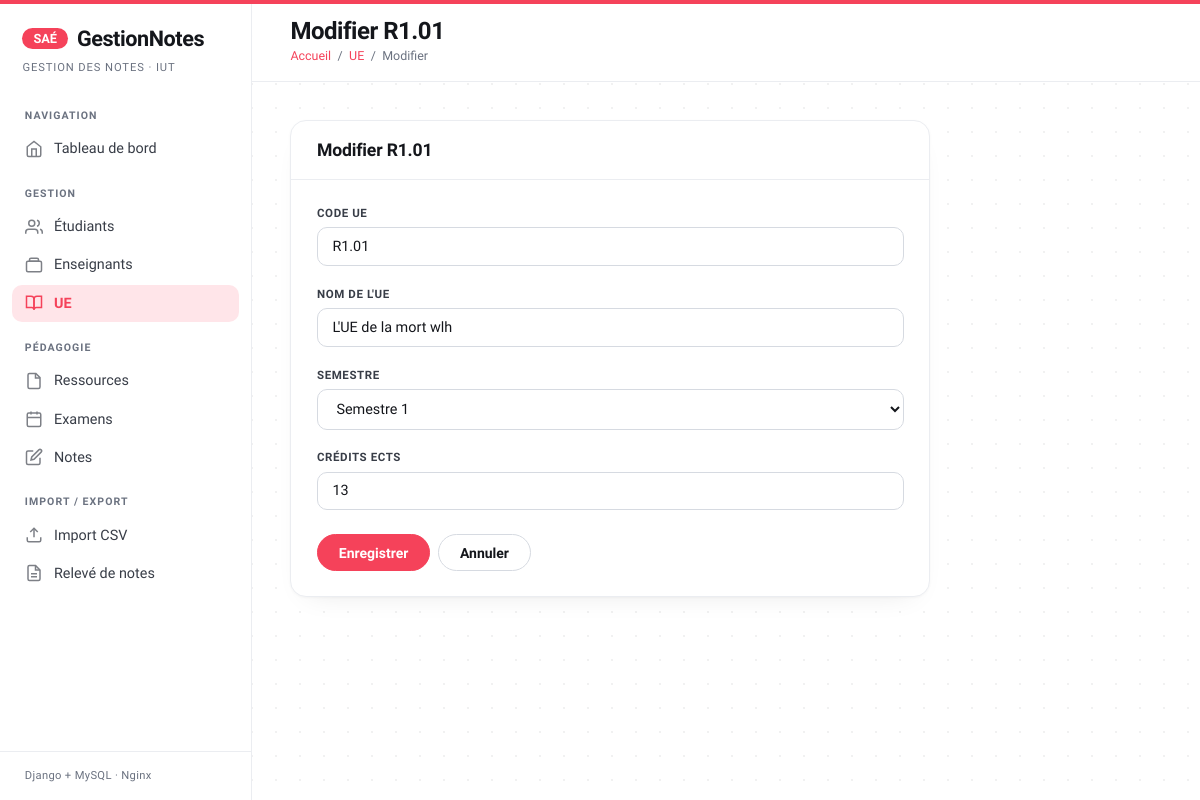
The app's page /ue/R1.01/modifier/ with its own data.
### notes_app/models.py (models this page shows, shortened)
class UE(models.Model):
    SEMESTRES = [
        ('S1', 'Semestre 1'),
        ('S2', 'Semestre 2'),
        ('S3', 'Semestre 3'),
        ('S4', 'Semestre 4'),
        ('S5', 'Semestre 5'),
        ('S6', 'Semestre 6'),
    ]
    code_ue = models.CharField(
        max_length=20,
        primary_key=True,
        verbose_name="Code UE"
    )
    nom = models.CharField(max_length=200, verbose_name="Nom de l'UE")
    semestre = models.CharField(
        max_length=2,
        choices=SEMESTRES,
        verbose_name="Semestre"
    )
    credits_ects = models.PositiveSmallIntegerField(
        verbose_name="Crédits ECTS",
        validators=[MinValueValidator(1), MaxValueValidator(30)]
    )
    class Meta:
        db_table = 'ue'
        verbose_name = "UE"
        verbose_name_plural = "UE"
        ordering = ['semestre', 'code_ue']

### notes_app/views.py (the view)
def ue_modifier(request, pk):
    ue = get_object_or_404(UE, pk=pk)
    if request.method == 'POST':
        form = UEForm(request.POST, instance=ue)
        if form.is_valid():
            form.save()
            messages.success(request, f'UE {ue.code_ue} modifiée.')
            return redirect('ue_liste')
        else:
            messages.error(request, 'Erreur dans le formulaire.')
    else:
        form = UEForm(instance=ue)
    return render(request, 'notes_app/ue_form.html', {
        'form': form,
        'ue': ue,
        'titre_page': f'Modifier {ue.code_ue}',
        'action': 'Modifier',
    })

### notes_app/forms.py
class UEForm(forms.ModelForm):
    class Meta:
        model = UE
        fields = ['code_ue', 'nom', 'semestre', 'credits_ects']
        widgets = {
            'code_ue': forms.TextInput(attrs={
                'class': 'form-control',
                'placeholder': 'Ex: R1.01'
            }),
            'nom': forms.TextInput(attrs={
                'class': 'form-control',
                'placeholder': 'Intitulé complet de l\'UE'
            }),
            'semestre': forms.Select(attrs={
                'class': 'form-select'
            }),
            'credits_ects': forms.NumberInput(attrs={
                'class': 'form-control',
                'min': 1,
                'max': 30
            }),
        }
        labels = {
            'code_ue': 'Code UE',
            'nom': 'Nom de l\'UE',
            'semestre': 'Semestre',
            'credits_ects': 'Crédits ECTS',
        }

### notes_app/templates/notes_app/ue_form.html (shortened to what this page needs)
{% extends 'notes_app/base.html' %}
{% block titre_page %}{{ titre_page }}{% endblock %}
{% block breadcrumb %}
  <span>/</span> <a href="{% url 'ue_liste' %}">UE</a>
  <span>/</span> <span>{{ action }}</span>
{% endblock %}
{% block content %}
<div class="card" style="max-width:640px">
  <div class="card-header">
    <h2 class="card-title">{{ titre_page }}</h2>
  </div>
  <div class="card-body">
    <form method="post">
      {% for field in form %}
      <div class="form-group">
        <label for="{{ field.id_for_label }}">{{ field.label }}</label>
        {{ field }}
      </div>
      {% endfor %}
      <div style="display:flex;gap:.5rem;margin-top:1.5rem">
        <button type="submit" class="btn btn-primary">Enregistrer</button>
        <a href="{% url 'ue_liste' %}" class="btn btn-outline">Annuler</a>
      </div>
    </form>
  </div>
</div>
{% endblock %}

### notes_app/templates/notes_app/base.html (style rules this page uses)
*, *::before, *::after { box-sizing: border-box; margin: 0; padding: 0; }
:root { --bleu: #f5425a; --bleu-clair:#ff5e72; --bleu-pale: #ffe5e9; --vert: #15a05a; --vert-pale: #e6f6ee; --rouge: #e5484d; --rouge-pale:#fdeaea; --orange: #d9890b; --orange-pale:#fcf0d8; --gris-1: #f6f7f9; --gris-2: #ebedf1; --gris-3: #d6dae1; --gris-5: #6b7280; --gris-7: #383d47; --gris-9: #14161b; --sidebar-w: 252px; --radius: 10px; --radius-lg: 16px; --radius-pill: 999px; --font: 'Hanken Grotesk', system-ui, sans-serif; --font-display: 'Sora', system-ui, sans-serif; --font-mono: 'DM Mono', ui-monospace, monospace; }
body { font-family: var(--font); background-color: #ffffff; background-image: radial-gradient(rgba(17,19,24,.06) 1px, transparent 1px); background-size: 24px 24px; color: var(--gris-9); display: flex; min-height: 100vh; -webkit-font-smoothing: antialiased; }
body::before { content: ''; position: fixed; top: 0; left: 0; right: 0; height: 4px; background: var(--bleu); z-index: 200; }
.topbar-breadcrumb a { color: var(--bleu); text-decoration: none; }
.card { background: #ffffff; border: 1px solid var(--gris-2); border-radius: var(--radius-lg); overflow: hidden; box-shadow: 0 1px 3px rgba(17,19,24,.04), 0 12px 28px -18px rgba(17,19,24,.12); }
.card-header { padding: 1.2rem 1.6rem; border-bottom: 1px solid var(--gris-2); display: flex; align-items: center; justify-content: space-between; gap: 1rem; }
.card-title { font-family: var(--font-display); font-size: 1.1rem; font-weight: 700; letter-spacing: -.01em; color: var(--gris-9); }
.card-body { padding: 1.6rem; }
.btn { display: inline-flex; align-items: center; gap: .45rem; padding: .58rem 1.3rem; border-radius: var(--radius-pill); font-family: var(--font); font-size: .875rem; font-weight: 600; cursor: pointer; text-decoration: none; border: 1px solid transparent; transition: transform .12s, background .15s, border-color .15s, box-shadow .15s, color .15s; }
.btn-primary { background: var(--bleu); color: #fff; border-color: var(--bleu); }
.btn-outline { background: #fff; color: var(--gris-9); border-color: var(--gris-3); }
.form-group { margin-bottom: 1.3rem; }
label { display: block; font-size: .72rem; font-weight: 600; letter-spacing: .05em; text-transform: uppercase; color: var(--gris-7); margin-bottom: .45rem; }
.form-control, .form-select { width: 100%; padding: .62rem .9rem; border: 1px solid var(--gris-3); border-radius: var(--radius); font-family: var(--font); font-size: .9rem; color: var(--gris-9); background: #fff; transition: border-color .15s, box-shadow .15s; }
.content .card, .content .stat-card, .content .alert { animation: riseIn .5s cubic-bezier(.2,.7,.2,1) both; }

### records on screen
UE: form "R1.01" "L'UE de la mort wlh" "Semestre 1" "13"

### other values on screen
{{ titre_page }} "Modifier R1.01"
{{ action }} "Modifier"
{{ field.label }} "CODE UE" "NOM DE L'UE" "SEMESTRE" "CRÉDITS ECTS"
